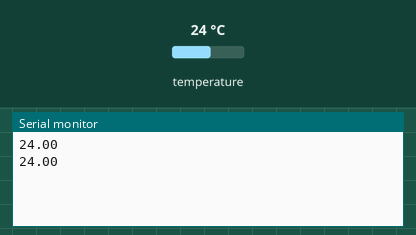
Recording of a sketch running on a simulated ESP8266 (NodeMCU). Parts: the last lines printed to the serial monitor. Inputs (shaded band) come from the test bench; at power-on: temperature 24 °C.

Above: at 2.5 s.
2.6 s: temperature set to 12 °C
At 3.5 s:
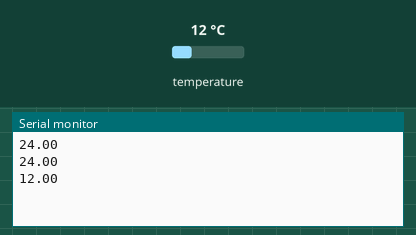
4.1 s: temperature set to 19 °C
At 5.3 s:
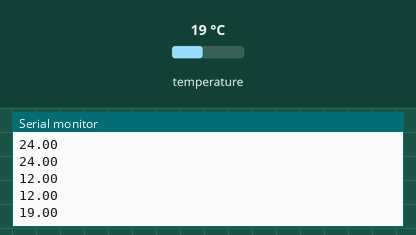
Timing chart, 0 to 7.1 s (numbered marks = the images above; inputs shaded):
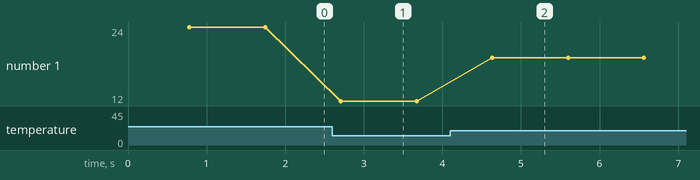

The sketch:

RPiSlave.ino
```cpp
#include <OneWire.h>
#include <DallasTemperature.h>
#include <Wire.h>

#define ONE_WIRE_BUS D5 // Temp Sensor pin

OneWire oneWire(ONE_WIRE_BUS);
DallasTemperature sensor(&oneWire);

void setup() {
  // Start Temp Sensor and Serial communication
  sensor.begin();
  Serial.begin(115200);
}

void loop() {
  temp();
  delay(200);
}

void temp() {
  sensor.requestTemperatures();
  float t = sensor.getTempCByIndex(0);
  char temp[6];
  dtostrf(t, 4, 2, temp);
  Serial.println(temp);
  //Serial.println(sizeof(120.55));
}
```

Measured:
- after the input at 2.6 s, the serial monitor: prints a new line after 0.11 s (image 1)
- after the input at 4.1 s, the serial monitor: prints a new line after 0.54 s (image 2)
- plotted number 1: 24 → 12 after the input at 2.6 s, 12 → 19 after the input at 4.1 s
